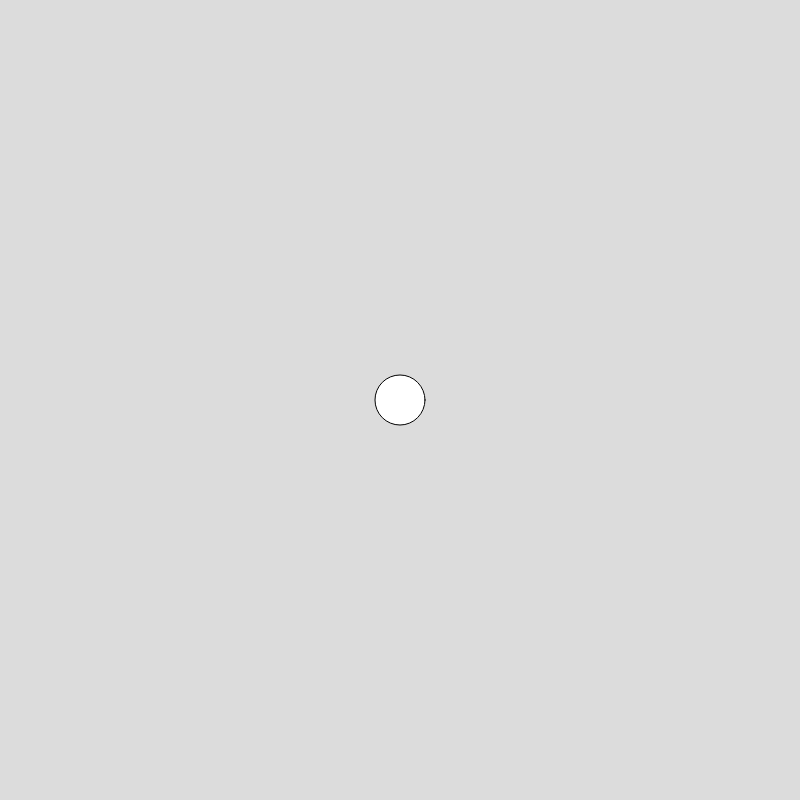
Frame 1 (no input)
Frame 60 (no input): identical to frame 1, image omitted
Frame 120 (the mouse pressed at the canvas centre since frame 60): identical to frame 1, image omitted

The p5.js sketch that drew this single still picture (run headless with seeded random() and noise() and a simulated clock; from frame 60 on, the mouse is pressed at the canvas centre):

// p5.js sketch
// ── sketch.js
let msX;
let msY;
let y;
let x;
let bx;
let by;
let xspeed;
let yspeed;
function setup(){
  createCanvas(800,800);
  x=width/2;
  y=height/2;
}

function draw(){
background(220);
circle(x,y,50);
if (keyCode == 32){
  keyCode=0;
  msX=mouseX;msY=mouseY;
  bx=x;by=y;
for (x=x;x!=msX;x=x){
  background(220);
  circle(x,y,50);
  xspeed=(msX-bx)/10;
 yspeed=(msY-by)/10;
 x=x+xspeed;
 y=y+yspeed;
}
}
}
